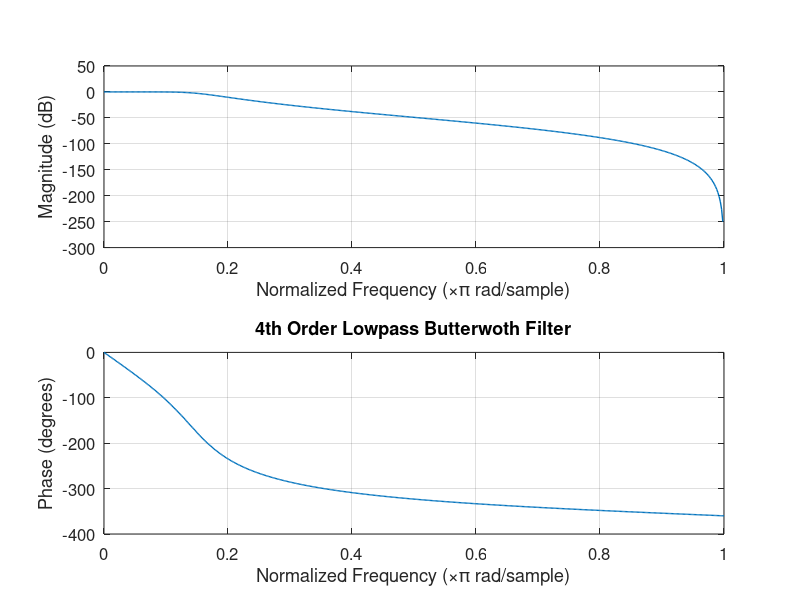
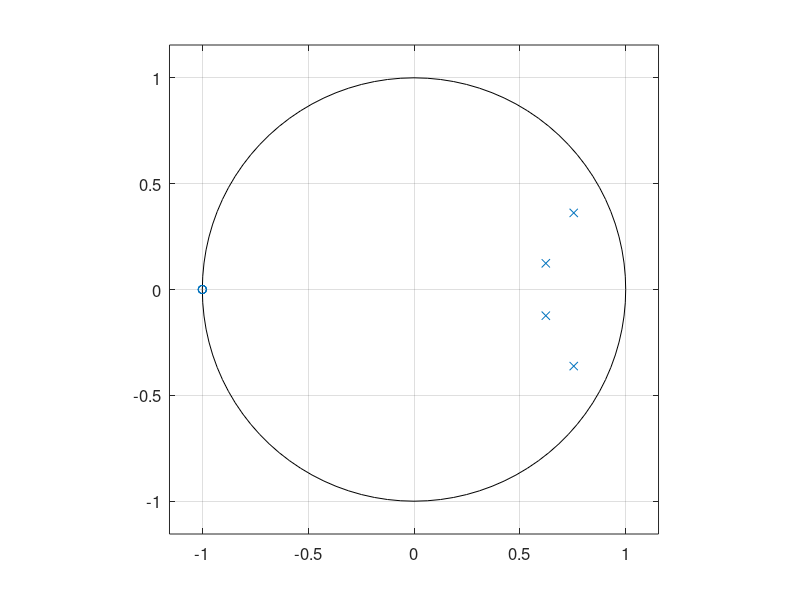

Reproduce these figures in MATLAB, in order. (Note: this script raises an error after producing the figures.)
%% Ex1
% group 2 
% Assigment 2

%% Ex 1 - filter design.
% We follow the steps from class:
% 1.  Pre-warp you frequencie - note bilinear does it automatically
% 2.  Design your filter in the s-domain
% 3.  Map your s-plane into something than can be handled better -(infinty) 
%     is a problem (using the bilinear transform) (Note, I think there's a 
%     maple command for this).
% 4.  Chose the suitable sampling period T

% 1. This should be a butterwirth filter

O_sampling = 2*35; % the suitable sampling frequency is 2x the nyquist frequency of Omega_max=35 rad/s
Gp = 2;  % passband maximum attenuation
Gs = 11; % Stopband minimum attenuation
Op = 10; % omega max passband frequency [rad/sec]
Os = 15; % omega min stopband frequency [rad/sec]

wp = Op/O_sampling;%normalize 
ws = Os/O_sampling;%normalize
    
[n,Wn]=buttord(wp,ws,Gp,Gs); %pre-warping and biletaral transform is 
                             %included in the funciton
[B,A] = butter(n,Wn);

%plot mag and phase
figure(1)   
freqz(B,A)
title('4th Order Lowpass Butterwoth Filter');
fig = gcf;
axes = get(fig,'children');
set(axes,'FontSize',12);
mag = get(axes(1),'children');
phase = get(axes(2),'children');
set(mag,'linewidth',1);
set(phase,'linewidth',1);

%make z-plane 
figure(2)
zplane(B,A)
fig = gcf;
axes = get(fig,'children');
set(axes,'FontSize',12);


% Plot without normalization
[z,p,k] = butter(n,Wn);
sos = zp2sos(z,p,k);

figure(3)
freqz(sos,510,2*35)
title(sprintf('n = %d Butterworth Lowpass Filter',n))
xlabel(subplot(2,1,1),'Omega')
xlabel(subplot(2,1,2),'Omega')

% 1.2

tf(B,A)*tf(A,B); %The transfer function filter with no phase shift
B1 = [0.00226 0.002964 -0.00428 -0.004723 0.004688 0.003193 -0.002608 -0.0007802 0.000595]; 
%B1 is the vector corresponding to both the top and bottom of the tranfer
%function

figure(10) % The freqz plot of the transfer function - as expected of an 
%all pass filter it's two straight lines
freqz(B1,B1)
title('H(z)*H(z)^{-1}')
fig = gcf;
axes = get(fig,'children');
set(axes,'FontSize',12);
mag = get(axes(1),'children');
phase = get(axes(2),'children');
set(mag,'linewidth',1);
set(phase,'linewidth',1);
ylim(axes,[-1 1])

figure(11)
zplane(B1,B1)
title('Zeros and Poles of H_{noPhaseShift}(z)');
fig = gcf;
axes = get(fig,'children');
set(axes,'FontSize',20);

figure(12)
bode(tf(B,A)*tf(B,A)) 
%The transfer function resulting from tf(B,A)*tf(B,A) has the following B
%and A vectors:
B2=[5.106e-06 4.085e-05 0.000143 0.000286 0.0003574 0.000286 0.000143 4.085e-05  5.106e-06 ]
A2=[1 -5.377 12.95 -18.17 16.23 -9.415 3.462 -0.7365 0.06933]

figure(14) %The freqz plot of the above function
freqz(B2,A2)
title('H(z)*H(z)')
fig = gcf;
axes = get(fig,'children');
set(axes,'FontSize',15);
mag = get(axes(1),'children');
phase = get(axes(2),'children');
set(mag,'linewidth',1.5);
set(phase,'linewidth',1.5);